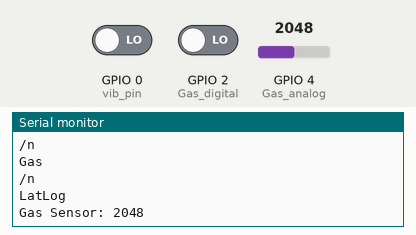
This sketch was run on a simulated ESP32. Parts: the last lines printed to the serial monitor. The inputs (shaded band) are chosen by the test bench; at power-on: GPIO 4 (Gas_analog) = 2048, GPIO 0 (vib_pin) LOW, GPIO 2 (Gas_digital) LOW. Nothing arrives over Bluetooth unless stated.

Above: at 3.9 s.
4.0 s: GPIO 4 (Gas_analog) set to 1059
At 4.9 s:
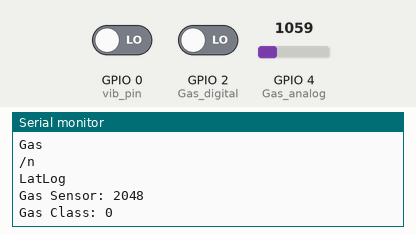
8.0 s: GPIO 4 (Gas_analog) set to 951
At 9.1 s:
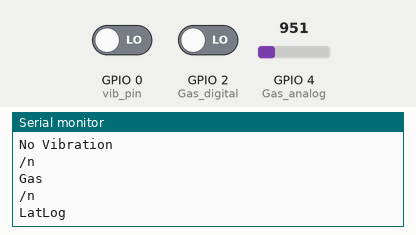
Timing chart, 0 to 11.0 s (numbered marks = the images above; inputs shaded):
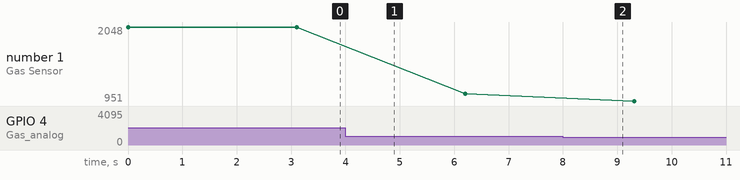

The sketch:

new_code_esp32_mq6gas_vibration.ino
```cpp
#include "BluetoothSerial.h"
#include "esp_bt_device.h"

#if !defined(CONFIG_BT_ENABLED) || !defined(CONFIG_BLUEDROID_ENABLED)
#error Bluetooth is not enabled! Please run `make menuconfig` to and enable it
#endif
int Gas_analog = 4;    // used for ESP32
int Gas_digital = 2;   // used for ESP32
int vib_pin = 0; //used for ESP32
BluetoothSerial SerialBT;

void setup() {
  Serial.begin(115200);
  Serial.println("\n---Start---");
  pinMode(Gas_digital, INPUT);
  pinMode(vib_pin,INPUT);
  SerialBT.begin("ESP32test"); //Bluetooth device name

  Serial.println("The device started, now you can pair it with bluetooth!");
  Serial.println("Device Name: ESP32test");
  Serial.print("BT MAC: ");
  //printDeviceAddress();
  Serial.println("hai");
}

void loop() {
  int gassensorAnalog = analogRead(Gas_analog);
  int gassensorDigital = digitalRead(Gas_digital);
  int vibrationSensor = digitalRead(vib_pin);
  Serial.print("Gas Sensor: ");
  SerialBT.print("Gas Sensor: ");
  SerialBT.print(gassensorAnalog);
  Serial.print(gassensorAnalog);
  Serial.print("\n");
  SerialBT.print("\n");
  delay(1000);
  Serial.print("Gas Class: ");
  SerialBT.print("Gas Class: ");
  Serial.print(gassensorDigital);
  SerialBT.print(gassensorDigital);
  Serial.print("\n");
  SerialBT.print("\n");
  delay(1000);
  Serial.print("Vib Sensor: ");
  SerialBT.print("Vib Sensor: ");
  Serial.print(vibrationSensor);
  SerialBT.print(vibrationSensor);
  Serial.print("\n");
  SerialBT.print("\n");

    if (vibrationSensor > 0){
  Serial.println("vibration detected");
  Serial.println("/n");
  SerialBT.print("vibration detected");
  SerialBT.print("/n");
  Serial.println("LatLog");
  SerialBT.print("LatLog");
  delay(1000);
 }
else {
    Serial.println("No Vibration");
    Serial.println("/n");
    SerialBT.print("No vibration");
    SerialBT.print("/n");
      delay(100);
  }
  if (gassensorAnalog > 1000) {
    Serial.println("Gas");
    Serial.println("/n");
    SerialBT.print("Gas leakage");
    SerialBT.print("/n");
    Serial.println("LatLog");
    SerialBT.print("LatLog");
    delay(1000);
  }
  else {
    Serial.println("No Gas");
    Serial.println("/n");
    SerialBT.print("No Gas");
    SerialBT.print("/n");
    delay(100);
  }
}
```

Measured:
- the behaviour switches between 1001 and 1000 on GPIO 4 (Gas_analog) (found by bisection; images 1 and 2)
- plotted number 1: 2048 → 1059 after the input at 4.0 s, 1059 → 951 after the input at 8.0 s
